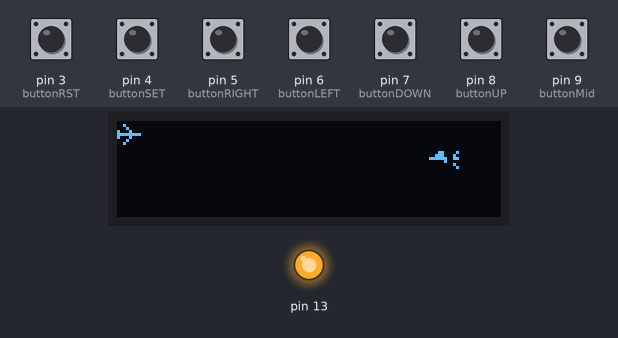
A program run on a simulated Arduino Pro Mini, built with avr-gcc and run on an emulated ATmega328P. Shown: 128×32 one-colour display, output pins drawn as LEDs (lit = HIGH). The test bench sets the inputs (shaded band); at power-on: pin 3 (buttonRST), pin 4 (buttonSET), pin 5 (buttonRIGHT), pin 6 (buttonLEFT), pin 7 (buttonDOWN), pin 8 (buttonUP), pin 9 (buttonMid) HIGH. Random numbers use the default seed unless the program sets one.

Above: at 3.2 s.
3.3 s: pin 5 (buttonRIGHT) pulled LOW for 0.15 s
At 3.53 s:
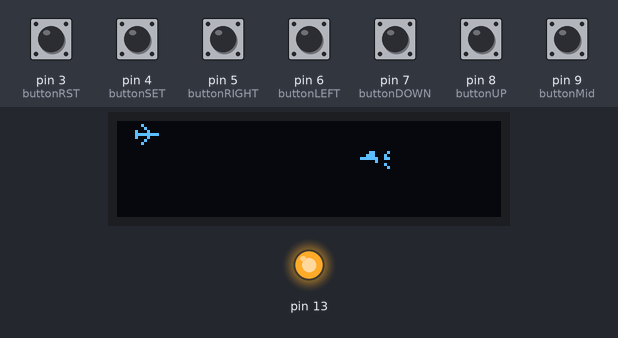
4.0 s: pin 7 (buttonDOWN) pulled LOW for 1 s
At 4.44 s:
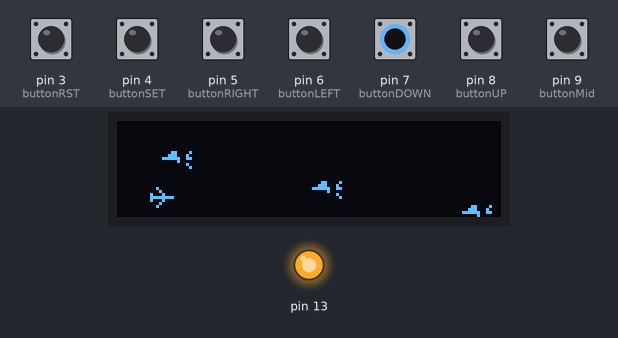
At 6.3 s:
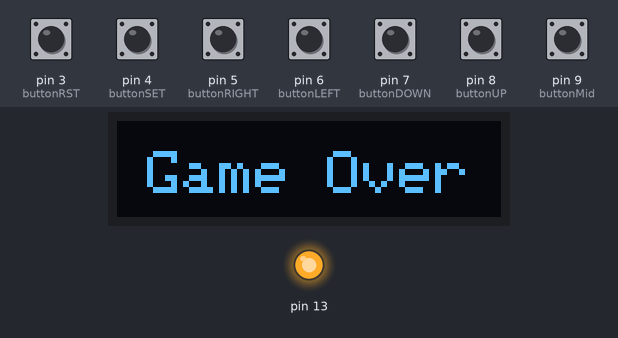
Timing chart, 0 to 7.8 s (numbered marks = the images above; inputs shaded):
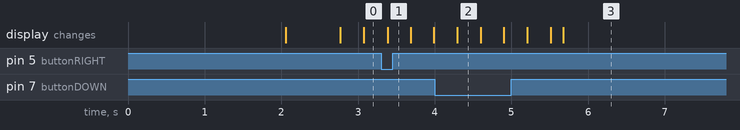

The program:

main.cpp
```cpp
#include <Arduino.h>
#include <SPI.h>
#include <Wire.h>
#include <Adafruit_GFX.h>
#include <Adafruit_SSD1306.h>

#define SCREEN_WIDTH 128 // OLED display width, in pixels
#define SCREEN_HEIGHT 32 // OLED display height, in pixels

#define OLED_RESET 4        // Reset pin # (or -1 if sharing Arduino reset pin)
#define SCREEN_ADDRESS 0x3C ///< See datasheet for Address; 0x3D for 128x64, 0x3C for 128x32
Adafruit_SSD1306 display(SCREEN_WIDTH, SCREEN_HEIGHT, &Wire, OLED_RESET);

#define NUMFLAKES 10 // Number of snowflakes in the animation example

#define PLAYER_HEIGHT 8
#define PLAYER_WIDTH 8

#define ENEMY_WIDTH 12
#define ENEMY_HEIGHT 12

const int buttonMid = 9;
const int buttonUP = 8;
const int buttonDOWN = 7;
const int buttonLEFT = 6;
const int buttonRIGHT = 5;
const int buttonSET = 4;
const int buttonRST = 3;

int player_x = 0;
int player_y = 0;

int btntime = 0;

boolean looping = false;
int life = 1;

static const unsigned char PROGMEM player_bmp[] =
    {
        B00000000,
        B00100000,
        B00010000,
        B10001000,
        B11111111,
        B10001000,
        B00010000,
        B00100000,
};

static const unsigned char PROGMEM enemy_bmp[] =
    {
        B000000,B000010,
        B000000,B000100,
        B000000,B001000,
        B000110,B010001,
        B001110,B100001,
        B111111,B111111,
        B000001,B000000,
        B000000,B100000,
        B000000,B010000,
        B000000,B001000,
        B000000,B000100,
        B000000,B000010,
};

struct Projectile
{
  int x;
  int y;
};

struct Enemy
{
  int x;
  int y;
};

int time = 0;

struct Projectile fires[10] = {
    {-10, 0}, {-10, 0}, {-10, 0}, {-10, 0}, {-10, 0}, {-10, 0}, {-10, 0}, {-10, 0}, {-10, 0}, {-10, 0}};

struct Enemy enemys[10] = {
    {0, 150}, {0, 150}, {0, 150}, {0, 150}, {0, 150}, {0, 150}, {0, 150}, {0, 150}, {0, 150}, {0, 150}};

void setup()
{
  pinMode(13, OUTPUT);
  pinMode(buttonUP, INPUT_PULLUP);
  pinMode(buttonDOWN, INPUT_PULLUP);
  pinMode(buttonLEFT, INPUT_PULLUP);
  pinMode(buttonRIGHT, INPUT_PULLUP);
  pinMode(buttonMid, INPUT_PULLUP);
  pinMode(buttonSET, INPUT_PULLUP);
  pinMode(buttonRST, INPUT_PULLUP);

  digitalWrite(13, HIGH);
  Serial.begin(9600);
  if (!display.begin(SSD1306_SWITCHCAPVCC, SCREEN_ADDRESS))
  {
    Serial.println(F("SSD1306 allocation failed"));
    for (;;)
      ; // Don't proceed, loop forever
  }
  // display.drawPixel(10, 10, SSD1306_WHITE);
  // display.display();
  display.clearDisplay();
  display.setTextSize(2);              // Normal 1:1 pixel scale
  display.setTextColor(SSD1306_WHITE); // Draw white text
  display.setCursor(0, 0);             // Start at top-left corner
  display.println(F("codetyphon"));
  display.display();
  delay(2000); // Pause for 2 seconds
  looping = true;
}

void drawPlayer()
{
  display.drawBitmap(player_x, player_y, player_bmp, PLAYER_WIDTH, PLAYER_HEIGHT, 1);
}

void loop()
{
  btntime += 1;
  display.clearDisplay();
  if (looping)
  {
    if (life > 0)
    {
      if (digitalRead(buttonUP) == LOW)
      {
        player_y -= 1;
      }
      if (digitalRead(buttonDOWN) == LOW)
      {
        player_y += 1;
      }
      if (digitalRead(buttonLEFT) == LOW)
      {
        player_x -= 1;
      }
      if (digitalRead(buttonRIGHT) == LOW)
      {
        player_x += 1;
      }

      if (player_x < 0)
      {
        player_x = 0;
      }

      if (player_y < 0)
      {
        player_y = 0;
      }

      if (player_x > SCREEN_WIDTH - PLAYER_WIDTH)
      {
        player_x = SCREEN_WIDTH - PLAYER_WIDTH;
      }

      if (player_y > SCREEN_HEIGHT - PLAYER_HEIGHT)
      {
        player_y = SCREEN_HEIGHT - PLAYER_HEIGHT;
      }

      if (digitalRead(buttonMid) == LOW)
      {
        //file
        if (btntime > 5)
        {
          for (size_t i = 0; i < 10; i++)
          {
            /* code */
            Projectile fire = fires[i];
            if (fire.x == -10)
            {
              fires[i].x = player_x;
              fires[i].y = player_y + PLAYER_HEIGHT / 2;
              break;
            }
          }
        }
        btntime = 0;
      }

      drawPlayer();

      time += 1;
      if (time == 50)
      {
        //add a enemy
        for (size_t i = 0; i < 20; i++)
        {
          if (enemys[i].x == 150)
          {
            enemys[i].x = 128;
            enemys[i].y = random(0, SCREEN_HEIGHT);
            break;
          }
        }

        time = 0;
      }

      //fire
      for (size_t i = 0; i < 10; i++)
      {
        Projectile fire = fires[i];
        if (fire.x != -10)
        {
          fires[i].x += 2;
          display.drawPixel(fire.x, fire.y, SSD1306_WHITE);
          //check is overlapsWith player?

          for (size_t j = 0; j < 10; j++)
          {
            if (abs(fires[i].x - enemys[j].x) < ENEMY_WIDTH / 2 && abs(enemys[i].y - enemys[j].y) < ENEMY_HEIGHT / 2)
            {
              enemys[i].x = 150;
              fires[i].x = -10;
            }
          }
        }
        if (fires[i].x > SCREEN_WIDTH)
        {
          fires[i].x = -10;
        }
      }

      //enemy
      for (size_t i = 0; i < 10; i++)
      {
        if (enemys[i].x < 129)
        {
          enemys[i].x -= 1;
          display.drawBitmap(enemys[i].x, enemys[i].y, enemy_bmp, ENEMY_WIDTH, ENEMY_HEIGHT, 1);
          if (enemys[i].x < -20)
          {
            enemys[i].x = 150;
          }
          //check is overlapsWith player?
          if (abs(enemys[i].x - player_x) < PLAYER_WIDTH / 2 && abs(enemys[i].y - player_y) < PLAYER_HEIGHT / 2)
          {
            enemys[i].x = 150;
            life -= 1;
            break;
          }
        }
      }
    }
    else
    {
      display.setTextSize(2);              // Normal 1:1 pixel scale
      display.setTextColor(SSD1306_WHITE); // Draw white text
      display.setCursor(10, 10);           // Start at top-left corner
      display.println(F("Game Over"));
      if (digitalRead(buttonRST) == LOW)
      {
        life = 1;
      }
    }

    if (digitalRead(buttonSET) == LOW)
    {
      //yes
    }
  }
  display.display();
}
```
